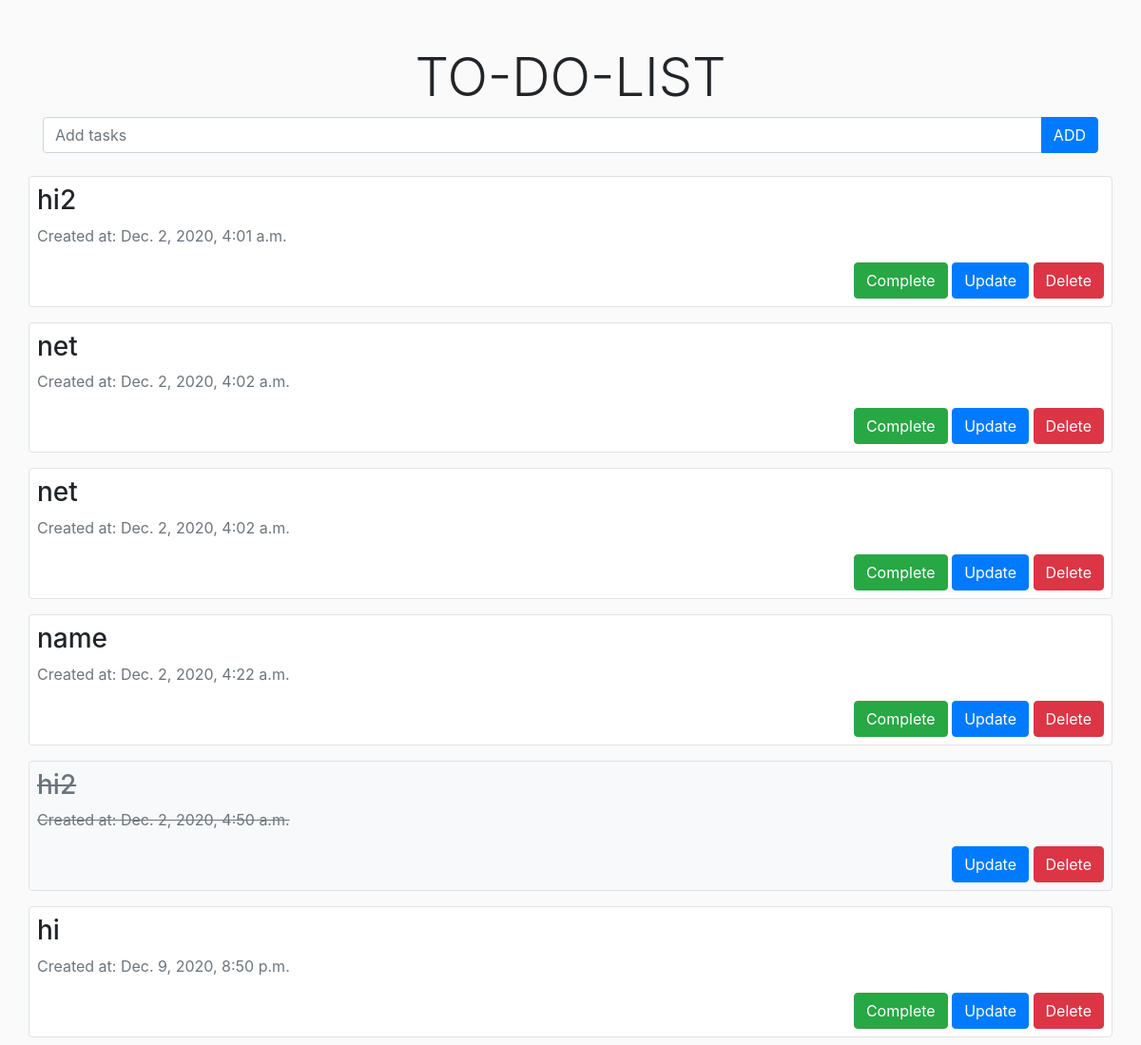
The app's page /Todo/ with its own data.
### Todo/models.py (models this page shows)
class Todo(models.Model):
    task = models.CharField(max_length=200)
    completed = models.BooleanField(default=False)
    created_at = models.DateTimeField(auto_now_add=True)
    def __str__(self):
        return self.task

### Todo/views.py (the view)
# urls.py: path('', views.view_tasks, name='view_tasks'),
def view_tasks(request):
    todos = Todo.objects.all()
    form = TodoForm()
    context = {'todos': todos, 'form': form}
    return render(request, 'Todo/index.html', context)

### Todo/forms.py
class TodoForm(forms.ModelForm):
    class Meta:
        model = Todo
        fields = '__all__'
        widgets = {
            'task': forms.TextInput(attrs={'class': 'form-control', 'placeholder': 'Add tasks'}),
            'completed': forms.CheckboxInput(attrs={'class': 'form-control'})
        }

### templates/Todo/index.html (shortened to what this page needs)
{% extends 'Todo/base.html' %}
{% block body %}
            <div class="col-12 ">
                <h1 class="display-4">TO-DO-LIST</h1>
            </div>
            <div class="col-12">
                <form method="post" action="{% url 'add_task' %}">
                <div class="input-group mb-3">
                        {{ form.task }}
                    <div class="input-group-append">
                        <button class="btn btn-primary" type="submit">ADD</button>
                    </div>
                </div>
                </form>
            </div>
                {% for items in todos %}
                    {% if items.completed == True %}
                        <div class="col-12 text-left border m-2 p-2 rounded text-secondary bg-light">
                            <del> <h3 >{{ items }}</h3> </del>
                            <del> <p class="text-secondary">Created at: {{ items.created_at }}</p> </del>
                            <div class="text-right">
                                <a class="btn btn-primary" class="button" href="{% url 'update_task' items.id%}">Update</a>
                                <a class="btn btn-danger" class="button" href="{% url 'delete_task' items.id%}">Delete</a>
                            </div>
                        </div>
                    {% else %}
                    <div class="col-12 text-left border m-2 p-2 rounded bg-white">
                        <h3 >{{ items }}</h3>
                        <p class="text-secondary">Created at: {{ items.created_at }}</p>
                        <div class="text-right">
                            <a class="btn btn-success" class="button" href="{% url 'complete_task' items.id%}">Complete</a>
                            <a class="btn btn-primary" class="button" href="{% url 'update_task' items.id%}">Update</a>
                            <a class="btn btn-danger" class="button" href="{% url 'delete_task' items.id%}">Delete</a>
                        </div>
                    </div>
                    {% endif %}
                {% endfor %}
{% endblock %}

### templates/Todo/base.html (shortened to what this page needs)
{% load static %}
<!DOCTYPE html>
<html lang="en">
  <head>
    <link rel="stylesheet" href="https://cdn.jsdelivr.net/npm/bootstrap@4.5.3/dist/css/bootstrap.min.css">
    <link rel="stylesheet" href="https://cdnjs.cloudflare.com/ajax/libs/font-awesome/5.15.1/css/all.min.css">
  <link rel="stylesheet" href="{% static 'css/styles.css'%}">
  </head>
  <body>
            <div class="container mt-5 text-center">
            <div class="row justify-content-center">
            {% block body %}
            {% endblock %}
            </div>
            </div>
  </body>
</html>

### static/css/styles.css (style rules this page uses)
body { background-color: #fafafa; margin-top: 3em; text-align: center; }

### records on screen
Todo: task "hi2", created_at "Dec. 2, 2020, 4:01 a.m."
Todo: task "net", created_at "Dec. 2, 2020, 4:02 a.m."
Todo: task "net", created_at "Dec. 2, 2020, 4:02 a.m."
Todo: task "name", created_at "Dec. 2, 2020, 4:22 a.m."
Todo: task "hi2", created_at "Dec. 2, 2020, 4:50 a.m."
Todo: task "hi", created_at "Dec. 9, 2020, 8:50 p.m."
